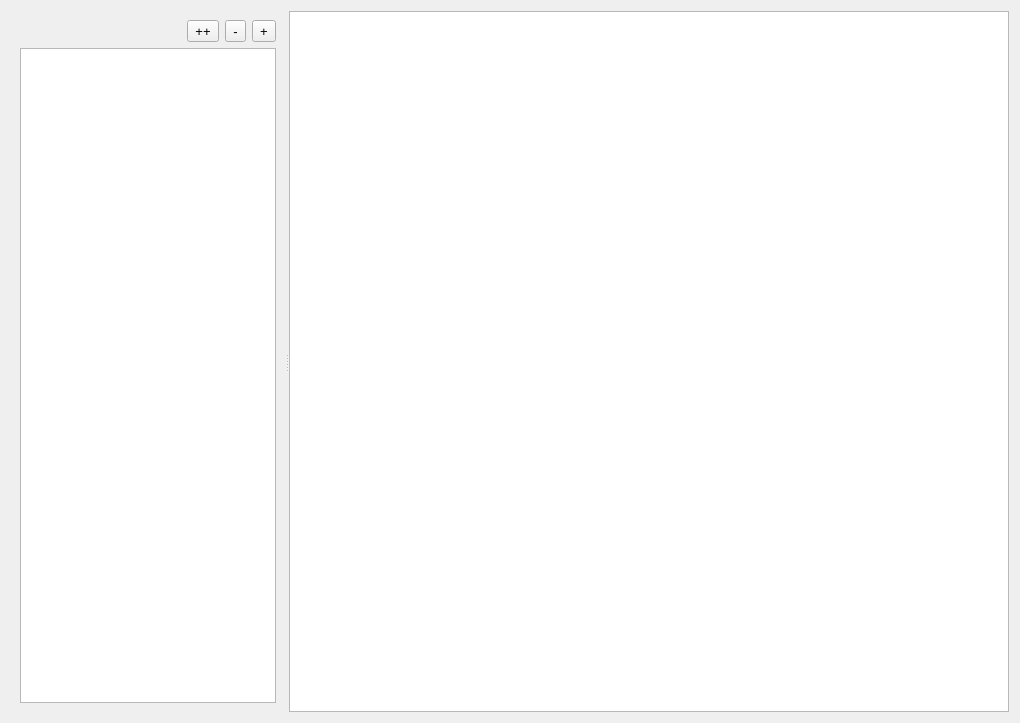
<?xml version="1.0" encoding="UTF-8"?>
<ui version="4.0">
 <class>EnvironmentsConfigurationDialog</class>
 <widget class="QDialog" name="EnvironmentsConfigurationDialog">
  <property name="windowModality">
   <enum>Qt::WindowModal</enum>
  </property>
  <property name="geometry">
   <rect>
    <x>0</x>
    <y>0</y>
    <width>1020</width>
    <height>723</height>
   </rect>
  </property>
  <property name="font">
   <font>
    <pointsize>10</pointsize>
   </font>
  </property>
  <property name="windowTitle">
   <string>Environments</string>
  </property>
  <property name="modal">
   <bool>true</bool>
  </property>
  <layout class="QHBoxLayout" name="horizontalLayout_2">
   <item>
    <widget class="QSplitter" name="splitter">
     <property name="sizePolicy">
      <sizepolicy hsizetype="Expanding" vsizetype="Preferred">
       <horstretch>1</horstretch>
       <verstretch>0</verstretch>
      </sizepolicy>
     </property>
     <property name="orientation">
      <enum>Qt::Horizontal</enum>
     </property>
     <widget class="QFrame" name="frame">
      <property name="frameShape">
       <enum>QFrame::NoFrame</enum>
      </property>
      <property name="frameShadow">
       <enum>QFrame::Plain</enum>
      </property>
      <property name="lineWidth">
       <number>0</number>
      </property>
      <layout class="QVBoxLayout" name="verticalLayout">
       <item>
        <layout class="QHBoxLayout" name="horizontalLayout">
         <item>
          <spacer name="horizontalSpacer">
           <property name="orientation">
            <enum>Qt::Horizontal</enum>
           </property>
           <property name="sizeHint" stdset="0">
            <size>
             <width>40</width>
             <height>20</height>
            </size>
           </property>
          </spacer>
         </item>
         <item>
          <widget class="QToolButton" name="btn_duplicate_environment">
           <property name="text">
            <string>++</string>
           </property>
          </widget>
         </item>
         <item>
          <widget class="QToolButton" name="btn_remove_environment">
           <property name="text">
            <string>-</string>
           </property>
          </widget>
         </item>
         <item>
          <widget class="QToolButton" name="btn_add_environment">
           <property name="text">
            <string>+</string>
           </property>
          </widget>
         </item>
        </layout>
       </item>
       <item>
        <widget class="QListWidget" name="lst_environments">
         <property name="alternatingRowColors">
          <bool>false</bool>
         </property>
        </widget>
       </item>
      </layout>
     </widget>
     <widget class="QListWidget" name="lst_environment_data">
      <property name="sizePolicy">
       <sizepolicy hsizetype="Expanding" vsizetype="Expanding">
        <horstretch>1</horstretch>
        <verstretch>0</verstretch>
       </sizepolicy>
      </property>
     </widget>
    </widget>
   </item>
  </layout>
 </widget>
 <resources/>
 <connections/>
</ui>
